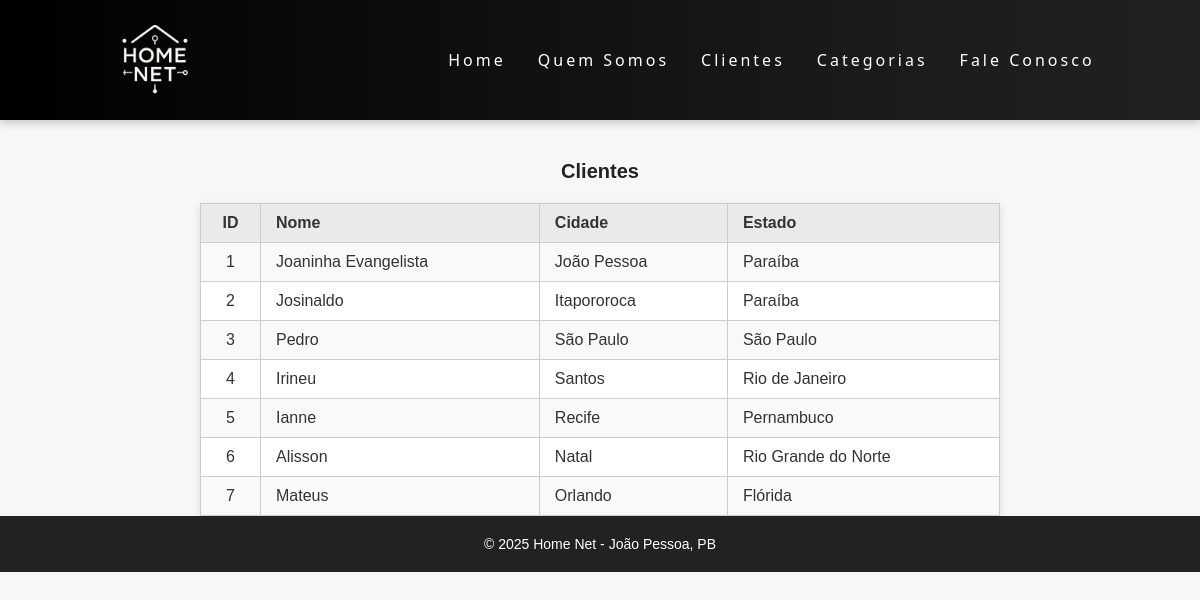
The page /clientes.php on the database its author committed.
### tables this page shows
CREATE TABLE `clientes` (
  `id` int(11) NOT NULL,
  `cliente` varchar(150) NOT NULL,
  `cidade` varchar(100) DEFAULT NULL,
  `estado` varchar(50) DEFAULT NULL
);

### clientes.php (the view)
<?php
include "topo/topo.php"; ?>
<link rel="stylesheet" href="css/clientes.css">
<?php
require_once "admin/config.inc.php";
$sql = "SELECT * FROM clientes";
$resultado = mysqli_query($conexao, $sql);
if (mysqli_num_rows($resultado) > 0) {
    echo "<h3>Clientes</h3>";
    echo "<div class='table-wrapper'>";
    echo "<table class='tabela-clientes'>";
    echo "<tr><th>ID</th><th>Nome</th><th>Cidade</th><th>Estado</th></tr>";
    while ($dados = mysqli_fetch_array($resultado)) {
        echo "<tr>";
        echo "<td>$dados[id]</td>";
        echo "<td>$dados[cliente]</td>";
        echo "<td>$dados[cidade]</td>";
        echo "<td>$dados[estado]</td>";
        echo "</tr>";
    }
    echo "</table>";
    echo "</div>";
} else {
    echo "<h3>Nenhum Cliente cadastrado.</h3>";
}
include "rodape/rodape.php";?>

### topo/topo.css (style rules this page uses)
* { margin: 0; padding: 0; }

### css/clientes.css (style rules this page uses)
* { margin: 0; padding: 0; box-sizing: border-box; }
body { font-family: Arial, Helvetica, sans-serif; background: #f7f7f7; color: #333; }
h3 { text-align: center; margin-top: 40px; margin-bottom: 20px; font-size: 20px; color: #222; }
.table-wrapper { width: 90%; max-width: 800px; margin: 0 auto; background: #fff; box-shadow: 0 2px 8px rgba(0,0,0,0.1); border-radius: 0px; overflow-x: auto; }
.tabela-clientes { width: 100%; border-collapse: collapse; min-width: 480px; }
.tabela-clientes th, .tabela-clientes td { border: 1px solid #ccc; padding: 10px 15px; text-align: left; }
.tabela-clientes td:first-child, .tabela-clientes th:first-child { text-align: center; width: 60px; }
.tabela-clientes th { background-color: #eaeaea; font-weight: bold; }
.tabela-clientes tr:nth-child(even) { background-color: #f9f9f9; }

### rows shown on the page
clientes: id "1", cliente "Joaninha Evangelista", cidade "João Pessoa", estado "Paraíba"
clientes: id "2", cliente "Josinaldo", cidade "Itapororoca", estado "Paraíba"
clientes: id "3", cliente "Pedro", cidade "São Paulo", estado "São Paulo"
clientes: id "4", cliente "Irineu", cidade "Santos", estado "Rio de Janeiro"
clientes: id "5", cliente "Ianne", cidade "Recife", estado "Pernambuco"
clientes: id "6", cliente "Alisson", cidade "Natal", estado "Rio Grande do Norte"
clientes: id "7", cliente "Mateus", cidade "Orlando", estado "Flórida"
